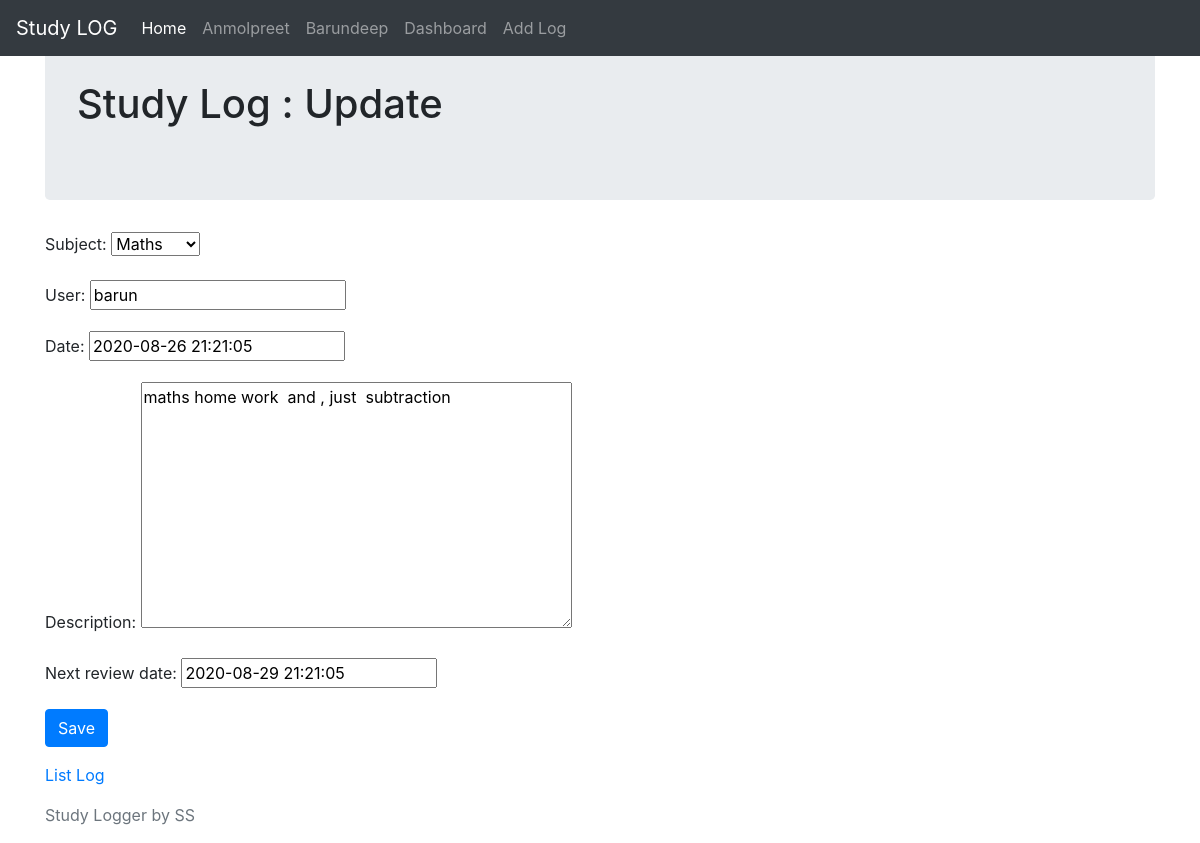
Screenshot of /study/197/update with the database file from the repository.
### study/models.py (models this page shows, shortened)
class StudyLog(models.Model):
    subject = models.ForeignKey(Subject, on_delete=models.CASCADE)
    user = models.CharField(max_length=40)
    date = models.DateTimeField(default=timezone.now)
    update_date = models.DateTimeField(auto_now=True)
    description = models.TextField(max_length=300)
    next_review_date = models.DateTimeField(default=days_hence)

### study/views.py (the view)
# urls.py: path('study/<int:pk>/update', views.StudyUpdateView.as_view(), name="update-view"),
class StudyUpdateView(UpdateView):
    model = StudyLog
    template_name = "study/update_form.html"
    fields = "__all__"
    success_url ="/"

### study/models.py (called while the page is built)
    def __str__(self):
        return self.name

### study/templates/study/update_form.html (shortened to what this page needs)
{% extends 'base.html' %}
{% block content %}
<div class="jumbotron">
    <h1>Study Log : Update</h1>
</div>
<div class="form-group">
<form method="post" >
    {{ form.as_p }}
    <input type="submit" value="Save" class="btn btn-primary">
</form>
</div>
<a href={% url 'index-view' %}>List Log</a>
{% endblock content %}

### rows the page displays
StudyLog: subject "Maths", user "barun", date "2020-08-26 21:21:05", description "maths home work and , just subtraction", next_review_date "2020-08-29 21:21:05"
